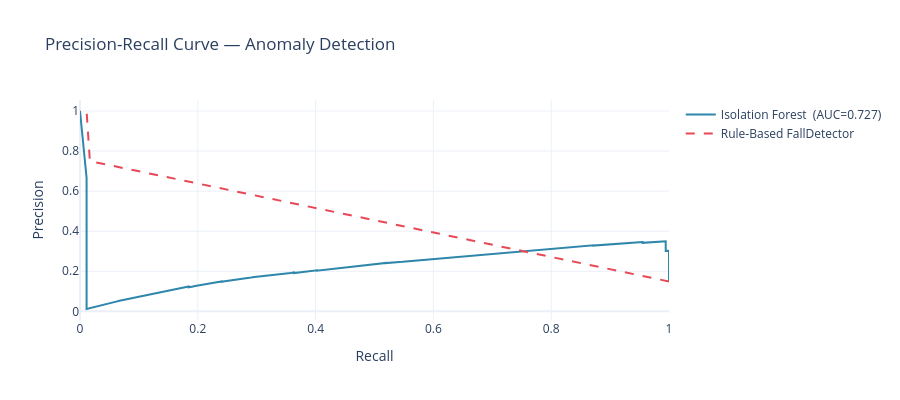

The notebook cell saved with this chart:
### Markdown cell above
## 4. Precision-Recall vs Rule-Based FallDetector

### Code cell
# Ground truth: 1 = anomaly (fall OR parked movement)
y_true = np.array([1 if i in ANOMALY_IDX else 0 for i in y])

# Isolation Forest PR curve
prec, rec, thresh = precision_recall_curve(y_true, scores)

# Rule-based: per-window fraction of fall_event flags
rb = FallDetector().predict(df)
dt_med = df['dt'].median()
win_samps = int(1.0 / dt_med)
rb_score = pd.Series(rb['fall_event'].astype(float)).rolling(win_samps, center=True).mean().to_numpy()
# Sample at window centres
ts_arr  = df['timestamp'].to_numpy()
rb_w    = np.interp(
    (np.asarray(mid_ts, dtype='datetime64[ns]') - np.asarray(ts_arr[:1], dtype='datetime64[ns]')[0]) / np.timedelta64(1, 's'),
    (ts_arr - ts_arr[0]) / np.timedelta64(1, 's'),
    rb_score,
)
prec_rb, rec_rb, _ = precision_recall_curve(y_true, rb_w)

fig = go.Figure()
fig.add_trace(go.Scatter(x=rec,    y=prec,    mode='lines',
                         name=f'Isolation Forest  (AUC={roc_auc_score(y_true, scores):.3f})',
                         line=dict(color='#2E86AB')))
fig.add_trace(go.Scatter(x=rec_rb, y=prec_rb, mode='lines',
                         name=f'Rule-Based FallDetector',
                         line=dict(color='#E84855', dash='dash')))
fig.update_layout(
    title='Precision-Recall Curve — Anomaly Detection',
    xaxis_title='Recall', yaxis_title='Precision',
    height=400, template='plotly_white',
)
fig.show()

### Figure 1 — Plotly figure (JSON) as saved in the notebook; plotly's stock layout.template omitted (floating-point values rounded to 4 significant figures; data arrays with more than 128 entries replaced by an {"elided": "..."} marker saying what was removed)
{"data": [{"line": {"color": "#2E86AB"}, "mode": "lines", "name": "Isolation Forest  (AUC=0.727)", "type": "scatter", "x": {"elided": "1198 float values"}, "y": {"elided": "1198 float values"}}, {"line": {"color": "#E84855", "dash": "dash"}, "mode": "lines", "name": "Rule-Based FallDetector", "type": "scatter", "x": [1.0, 0.01676, 0.01117, 0.0], "y": [0.1493, 0.75, 1.0, 1.0]}], "layout": {"height": 400, "title": {"text": "Precision-Recall Curve — Anomaly Detection"}, "xaxis": {"title": {"text": "Recall"}}, "yaxis": {"title": {"text": "Precision"}}}}
